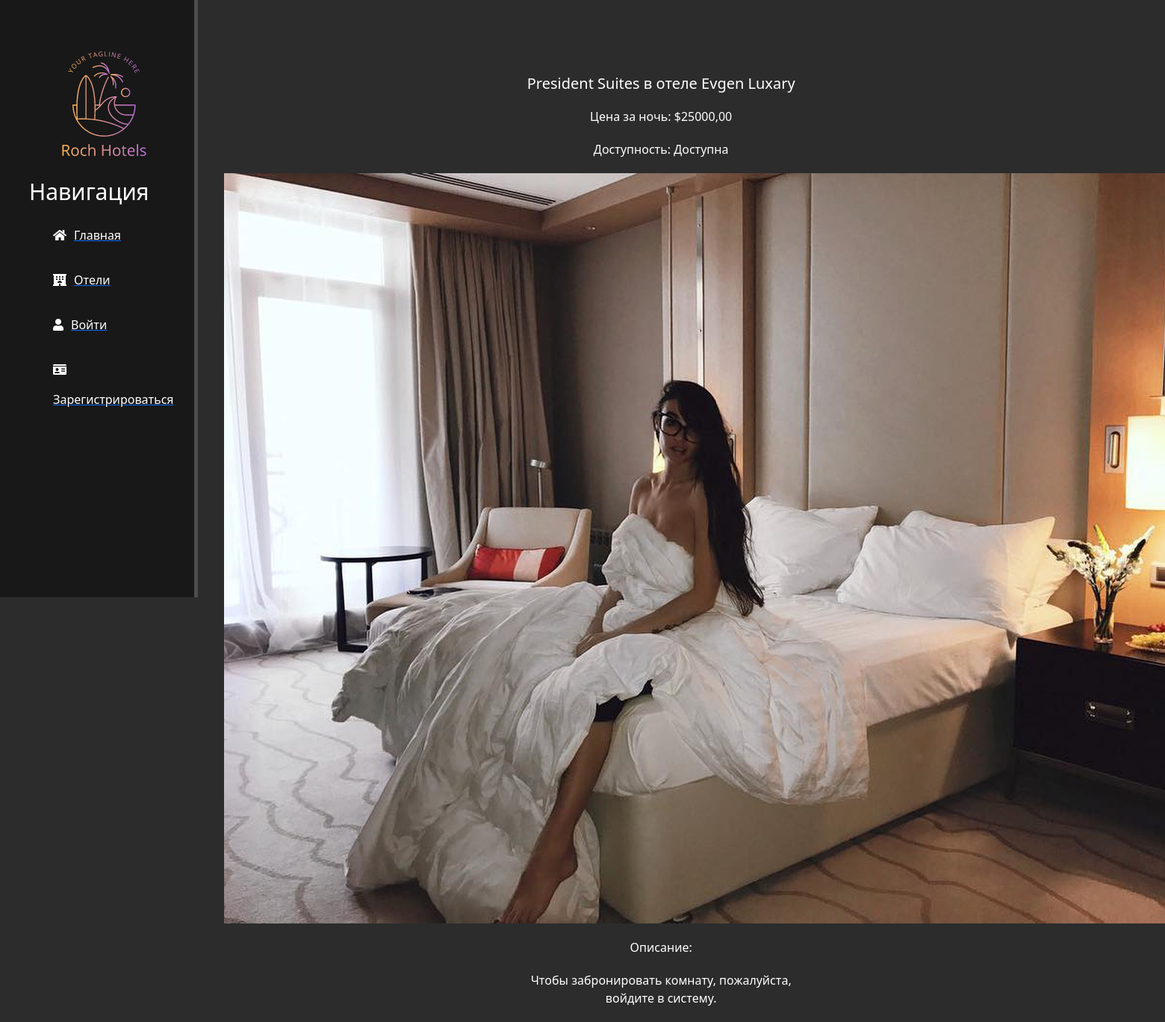
The page /hotels/1/rooms/3 on the database as committed earlier.
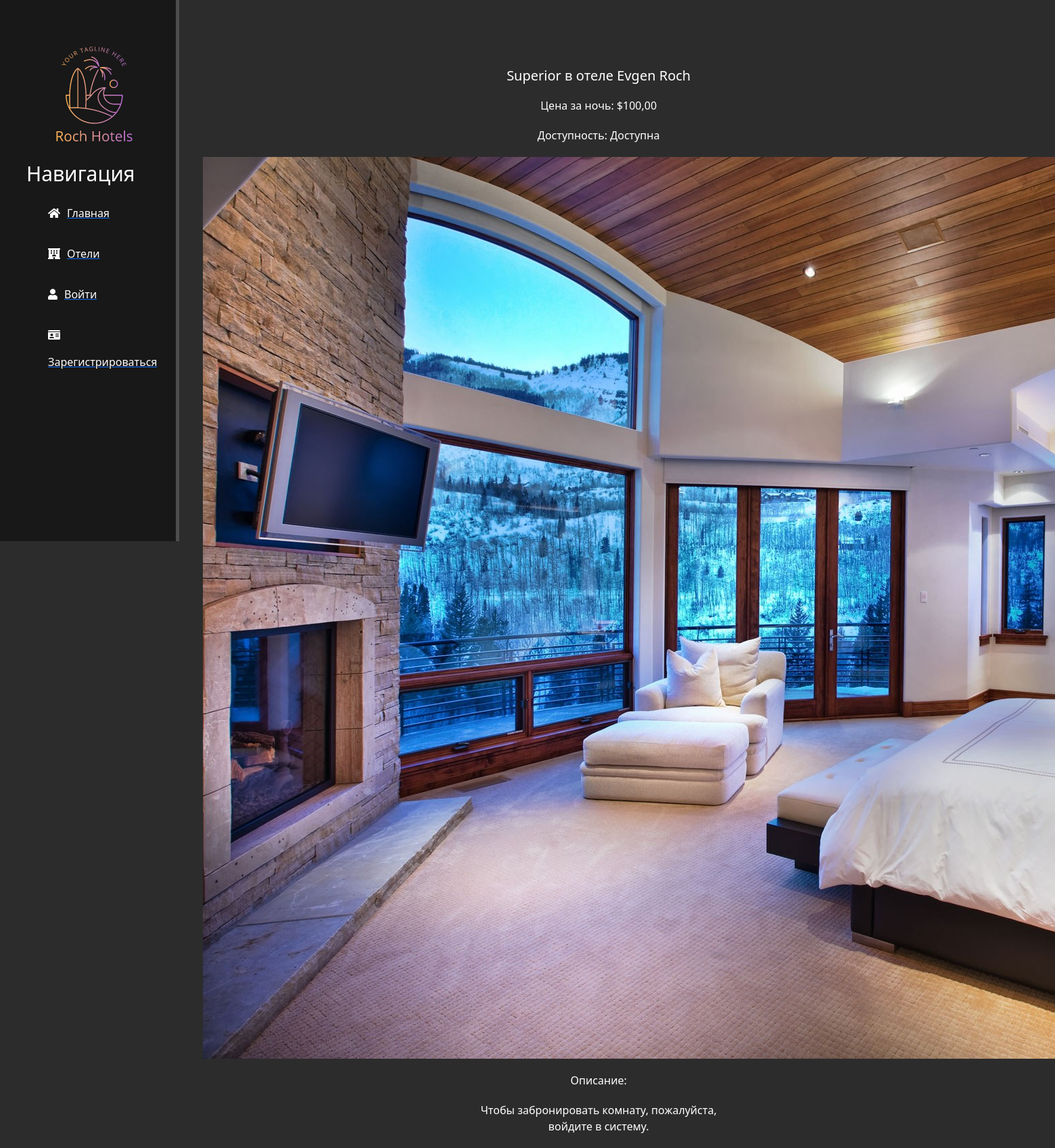
The same page on the database as committed later.
### main/models.py (models this page shows, shortened)
class Room(models.Model):
    ROOM_TYPES = [
        ('Standart', 'Standart'),
        ('Bedroom', 'Bedroom'),
        ('Superior', 'Superior'),
        ('Studio', 'Studio'),
        ('Family Room', 'Family Room'),
        ('Family Studio', 'Family Studio'),
        ('Suite', 'Suite'),
        ('Junior Suite', 'Junior Suite'),
        ('De Luxe', 'De Luxe'),
        ('Executive Suite', 'Executive Suite'),
        ('Business Room', 'Business Room'),
        ('Connected Room', 'Connected Room'),
        ('Duplex', 'Duplex'),
        ('Apartment', 'Apartment'),
        ('King Suites', 'King Suites'),
        ('President Suites', 'President Suites'),
    ]
    hotel = models.ForeignKey(Hotel, on_delete=models.CASCADE)
    room_type = models.CharField(max_length=20, choices=ROOM_TYPES)
    photos = models.ImageField(upload_to='room_images/', blank=False, null=False)
    price_per_night = models.DecimalField(max_digits=10, decimal_places=2)
    available = models.BooleanField(default=True)
    created_at = models.DateTimeField(auto_now_add=True)
    updated_at = models.DateTimeField(auto_now=True)
    deleted_at = models.DateTimeField(null=True, blank=True)
    deleted = models.BooleanField(default=False)

class Hotel(models.Model):
    name = models.CharField(max_length=50)
    location = models.CharField(max_length=250)
    description = models.TextField()
    photos = models.ImageField(upload_to='hotel_images/', blank=False, null=False)
    rating = models.DecimalField(max_digits=3, decimal_places=2, default=0.0)
    created_at = models.DateTimeField(auto_now_add=True)
    updated_at = models.DateTimeField(auto_now=True)
    deleted_at = models.DateTimeField(null=True, blank=True)
    deleted = models.BooleanField(default=False)
    room_count = models.PositiveIntegerField(default=0)
    phone_number = models.CharField(max_length=15, blank=True, null=True)
    email = models.EmailField(blank=True, null=True)
    address = models.CharField(max_length=250, blank=True, null=True)

### main/views.py (the view)
# urls.py: path('hotels/<int:pk>/rooms/<int:room_id>', views.RoomDetailView.as_view(), name='room-detail'),
class RoomDetailView(DetailView):
    model = Room
    template_name = 'main/rooms_detail_view.html'
    context_object_name = 'room'
    def get_object(self, queryset=None):
        hotel_id = self.kwargs['pk']
        room_id = self.kwargs['room_id']
        return Room.objects.get(hotel_id=hotel_id, id=room_id)
    def get_context_data(self, **kwargs):
        context = super().get_context_data(**kwargs)
        context['user'] = self.request.user
        return context

### main/templates/main/rooms_detail_view.html (shortened to what this page needs)
{% extends 'main/layout.html' %}
{% block content %}
    <div class="features">
        <h1>{{ room.room_type }} в отеле {{ room.hotel.name }}</h1>
        <p>Цена за ночь: ${{ room.price_per_night }}</p>
        <p>Доступность: {% if room.available %}Доступна{% else %}Занята{% endif %}</p>
        <img src="{{ room.photos.url }}" alt="{{ room.room_type }}">
        <p>Описание: {{ room.description }}</p>
        {% if user.is_authenticated %}
            <form method="post" action="{% url 'book-room' pk=room.hotel.pk room_id=room.pk %}">
                {% csrf_token %}
                <a href="{% url 'book-room' pk=room.hotel.pk room_id=room.pk %}"><button type="submit" class="btn btn-success">Забронировать</button></a>
            </form>
        {% else %}
            <p>Чтобы забронировать комнату, пожалуйста, войдите в систему.</p>
        {% endif %}
    </div>
{% endblock %}

Rows that differ between the two databases and show on the page:
changed Room: room_type "President Suites" → "Superior"; hotel.name "Evgen Luxary" → "Evgen Roch"; price_per_night "25000,00" → "100,00"; photos: a different picture
